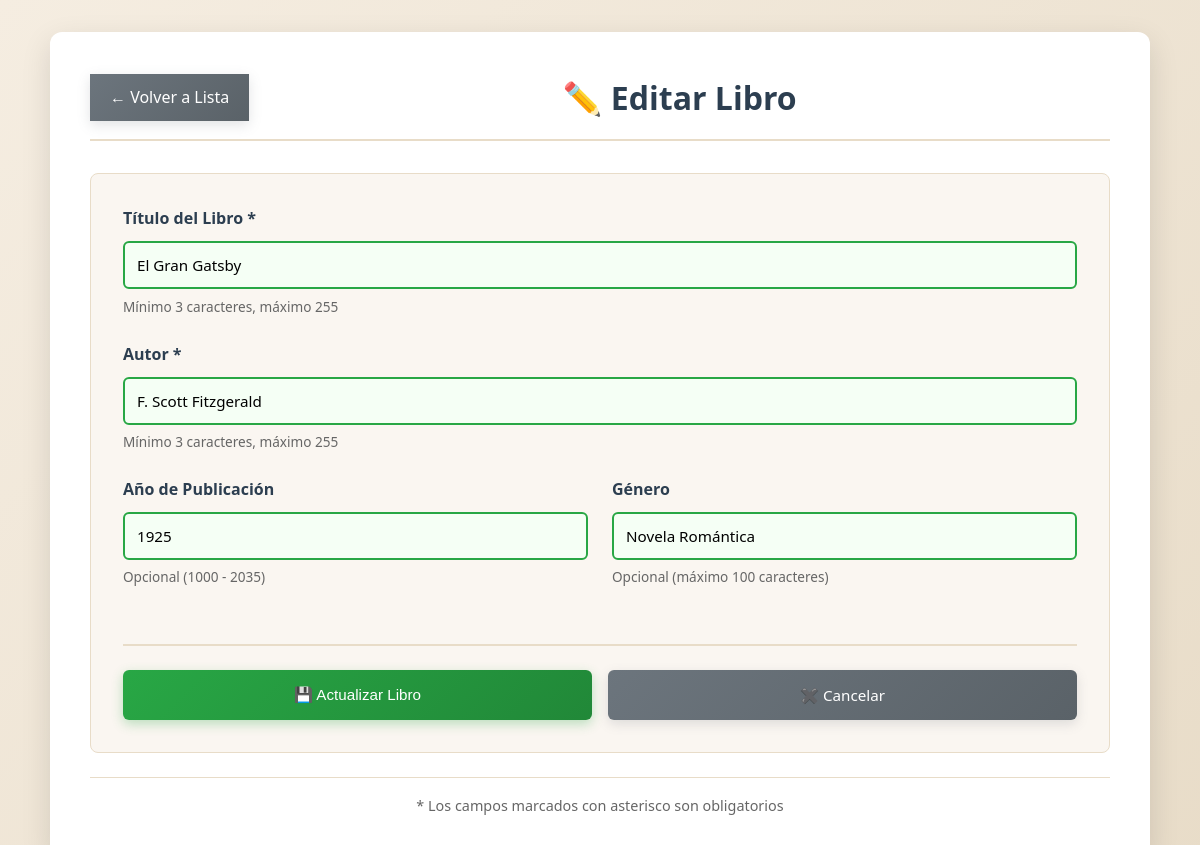
The app's page /edit.php?id=4 with its own data.
### tables this page shows
CREATE TABLE books (
        id INTEGER PRIMARY KEY AUTOINCREMENT,
        title TEXT NOT NULL,
        author TEXT NOT NULL,
        year INTEGER,
        genre TEXT,
        created_at DATETIME DEFAULT CURRENT_TIMESTAMP
    );

### models/Book.php (called while the page is built, shortened)
<?php
class Book {
    private PDO $pdo;
    public function __construct(PDO $pdo) {
        $this->pdo = $pdo;
    }
    public function getById(int $id): ?array {
        $stmt = $this->pdo->prepare("SELECT * FROM books WHERE id = ?");
        $stmt->execute([$id]);
        return $stmt->fetch(PDO::FETCH_ASSOC) ?: null;
    }
}

### edit.php (the view, shortened to what this page needs)
<?php
require_once __DIR__ . '/config/database.php';
require_once __DIR__ . '/models/Book.php';
$bookModel = new Book($pdo);
$id = $_GET['id'] ?? null;
$book = $bookModel->getById((int)$id);
$title = $book['title'];
$author = $book['author'];
$year = $book['year'] ?? '';
$genre = $book['genre'] ?? '';
?>
<!DOCTYPE html>
<html lang="es">
<head>
    <link rel="stylesheet" href="assets/css/styles.css">
</head>
<body>
    <div class="container">
        <div class="form-header">
            <a href="index.php" class="btn-back">← Volver a Lista</a>
            <h1>✏️ Editar Libro</h1>
        </div>
        <form method="POST" class="book-form" id="bookForm" novalidate>
            <div class="form-group">
                <label for="title">Título del Libro *</label>
                <input
                    type="text"
                    id="title"
                    name="title"
                    placeholder="Ej: El Quijote"
                    value="<?= htmlspecialchars($title) ?>"
                    required
                    minlength="3"
                    maxlength="255"
                    class="form-input"
                    data-field="title"
                >
                <small class="form-text form-help" id="title-help">Mínimo 3 caracteres, máximo 255</small>
            </div>
            <div class="form-group">
                <label for="author">Autor *</label>
                <input
                    type="text"
                    id="author"
                    name="author"
                    placeholder="Ej: Miguel de Cervantes"
                    value="<?= htmlspecialchars($author) ?>"
                    required
                    minlength="3"
                    maxlength="255"
                    class="form-input"
                    data-field="author"
                >
                <small class="form-text form-help" id="author-help">Mínimo 3 caracteres, máximo 255</small>
            </div>
            <div class="form-row">
                <div class="form-group">
                    <label for="year">Año de Publicación</label>
                    <input
                        type="number"
                        id="year"
                        name="year"
                        placeholder="Ej: 2024"
                        value="<?= htmlspecialchars($year) ?>"
                        min="1000"
                        max="<?= date('Y') + 10 ?>"
                        class="form-input"
                        data-field="year"
                    >
                    <small class="form-text form-help" id="year-help">Opcional (1000 - <?= date('Y') + 10 ?>)</small>
                </div>
                <div class="form-group">
                    <label for="genre">Género</label>
                    <input
                        type="text"
                        id="genre"
                        name="genre"
                        placeholder="Ej: Novela, Ciencia Ficción"
                        value="<?= htmlspecialchars($genre) ?>"
                        maxlength="100"
                        class="form-input"
                        data-field="genre"
                    >
                    <small class="form-text form-help" id="genre-help">Opcional (máximo 100 caracteres)</small>
                </div>
            </div>
            <div class="form-actions">
                <button type="submit" class="btn btn-primary" id="submitBtn">💾 Actualizar Libro</button>
                <a href="index.php" class="btn btn-secondary">✖️ Cancelar</a>
            </div>
        </form>
        <div class="form-footer">
            <p>* Los campos marcados con asterisco son obligatorios</p>
        </div>
    </div>
</body>
</html>

### assets/css/styles.css (style rules this page uses)
* { margin: 0; padding: 0; box-sizing: border-box; }
body { font-family: 'Segoe UI', Tahoma, Geneva, Verdana, sans-serif; background: linear-gradient(135deg, #f5ede1 0%, #e8dcc8 100%); color: #333; line-height: 1.6; padding: 2rem 1rem; min-height: 100vh; }
.container { max-width: 1100px; margin: 0 auto; background: #ffffff; padding: 2.5rem; border-radius: 12px; box-shadow: 0 10px 30px rgba(0, 0, 0, 0.12); }
h1, h2 { margin-bottom: 1.5rem; font-weight: 700; color: #2c3e50; font-size: 2rem; }
a { color: #0066cc; text-decoration: none; transition: all 0.3s ease; }
button, .btn { display: inline-block; padding: 0.65rem 1.25rem; margin: 0.35rem 0.35rem 0.35rem 0; text-decoration: none; border-radius: 6px; font-size: 0.95rem; font-weight: 500; border: none; cursor: pointer; transition: all 0.3s ease; background: linear-gradient(135deg, #0066cc 0%, #0052a3 100%); color: #fff; box-shadow: 0 4px 12px rgba(0, 102, 204, 0.3); }
.btn-primary { background: linear-gradient(135deg, #28a745 0%, #218838 100%); box-shadow: 0 4px 12px rgba(40, 167, 69, 0.3); margin-bottom: 1.5rem; display: block; width: fit-content; text-align: center; }
.btn-secondary { background: linear-gradient(135deg, #6c757d 0%, #5a6268 100%); color: white; box-shadow: 0 4px 12px rgba(108, 117, 125, 0.2); }
.btn-back { background: linear-gradient(135deg, #6c757d 0%, #5a6268 100%); color: white; padding: 0.65rem 1.25rem; box-shadow: 0 4px 12px rgba(108, 117, 125, 0.2); margin: 0; display: inline-block; }
form { margin-top: 1rem; margin-bottom: 1rem; }
label { display: block; margin-bottom: 0.6rem; font-weight: 600; color: #2c3e50; }
input[type="text"], input[type="number"], input[type="email"], input[type="password"], textarea, select { width: 100%; padding: 0.75rem; margin-bottom: 1rem; border: 2px solid #e8dcc8; border-radius: 6px; font-size: 0.95rem; transition: all 0.3s ease; font-family: inherit; }
.form-header { display: flex; justify-content: space-between; align-items: center; margin-bottom: 2rem; border-bottom: 2px solid #e8dcc8; padding-bottom: 1rem; }
.form-header h1 { margin-bottom: 0; flex: 1; text-align: center; }
.book-form { background: #faf6f1; padding: 2rem; border-radius: 8px; border: 1px solid #e8dcc8; }
.form-group { margin-bottom: 1.5rem; }
.form-group input { margin-bottom: 0; }
.form-text { display: block; font-size: 0.85rem; color: #666; margin-top: 0.4rem; }
.form-row { display: grid; grid-template-columns: 1fr 1fr; gap: 1.5rem; }
.form-actions { display: flex; gap: 1rem; margin-top: 2rem; border-top: 2px solid #e8dcc8; padding-top: 1.5rem; }
.form-actions .btn { flex: 1; text-align: center; padding: 0.8rem 1.5rem; margin: 0; }
.form-footer { text-align: center; margin-top: 1.5rem; padding-top: 1rem; border-top: 1px solid #e8dcc8; color: #666; font-size: 0.9rem; }
.form-input.input-valid { border-color: #28a745 !important; background-color: #f5fff5; }

### records on screen
books: title "El Gran Gatsby", author "F. Scott Fitzgerald", year "1925", genre "Novela Romántica"
